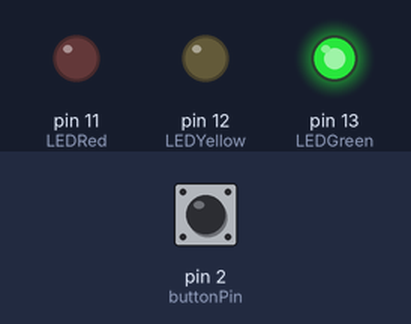
A sketch run on a simulated Arduino Uno, built with avr-gcc and run on an emulated ATmega328P. On the bench: output pins drawn as LEDs (lit = HIGH). Dashed ring = blinking. The inputs (shaded band) are chosen by the test bench; at power-on: pin 2 (buttonPin) HIGH.

Above: at 1.2 s.
1.3 s: pin 2 (buttonPin) pulled LOW for 0.15 s
At 4.1 s:
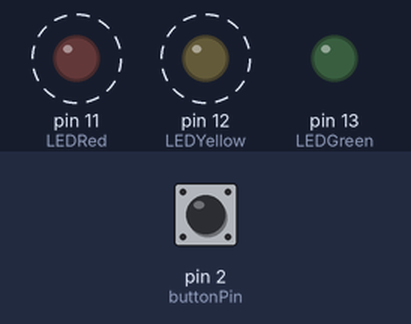
4.3 s: pin 2 (buttonPin) pulled LOW for 1 s
At 5.6 s:
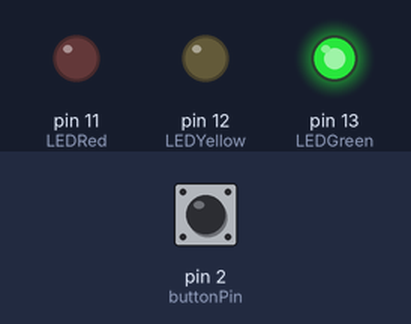
6.8 s: pin 2 (buttonPin) pulled LOW for 3.2 s
At 10.8 s:
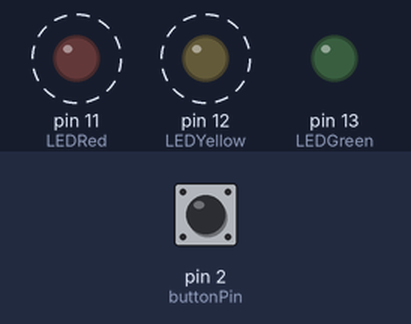
Timing chart, 0 to 19.0 s (numbered marks = the images above; inputs shaded):
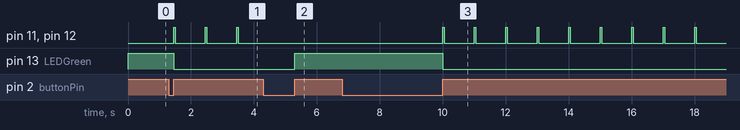

The sketch:

task.ino
```cpp
const int buttonPin = 2;                // the number of the pushbutton pin
const int LEDGreen = 13;                // the number of the LED pin
const int LEDYellow = 12;
const int LEDRed = 11;
const int UP = 1;
const int DOWN = 0;

int switching = 0;

void setup() {
    // initialize the LED pin as an output:
    pinMode(LEDGreen, OUTPUT);
    pinMode(LEDYellow, OUTPUT);
    pinMode(LEDRed, OUTPUT);
    // initialize the pushbutton pin as an input:
    pinMode(buttonPin, INPUT_PULLUP);
}

void  turn_green() {
    digitalWrite(LEDGreen, HIGH);
    digitalWrite(LEDRed, LOW);
    digitalWrite(LEDYellow, LOW);
    while (digitalRead(buttonPin) == UP)
        continue;
    switching = 1;
}

void  turn_red_yellow() {

    digitalWrite(LEDGreen, LOW);
    while (1) {

        digitalWrite(LEDYellow, HIGH);
        digitalWrite(LEDRed, HIGH);
        delay(50);
        digitalWrite(LEDYellow, LOW);
        digitalWrite(LEDRed, LOW);
        for (int i = 0; i < 19; ++i) {
            if (digitalRead(buttonPin) == DOWN) {
                switching = 0;
                return;
            }
            delay(50);
        }
    }
}

void loop() {

    if (switching == 0)
        turn_green();
    else if (switching == 1)
        turn_red_yellow();

    while(digitalRead(buttonPin) == DOWN)
        delay(50);
}
```

Measured:
- after the input at 1.3 s, pin 11 (LEDRed), pin 12 (LEDYellow): alternates HIGH for 0.05 s and LOW for 0.95 s, starting after 0.15 s; pin 13 (LEDGreen): HIGH → LOW after 0.15 s
- after the input at 4.3 s, pin 11 (LEDRed), pin 12 (LEDYellow): stops changing and stays LOW; pin 13 (LEDGreen): LOW → HIGH after 1.0 s
- after the input at 6.8 s, pin 11 (LEDRed), pin 12 (LEDYellow): alternates HIGH for 0.05 s and LOW for 0.95 s, starting after 3.2 s; pin 13 (LEDGreen): HIGH → LOW after 3.2 s
